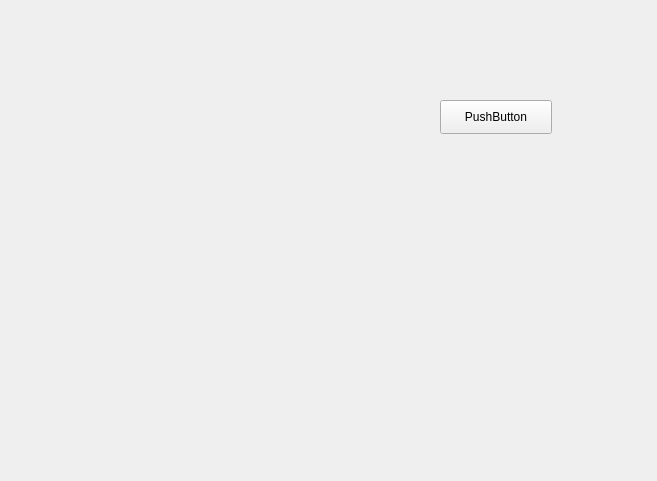
<?xml version="1.0" encoding="UTF-8"?>
<ui version="4.0">
 <class>Widget</class>
 <widget class="QWidget" name="Widget">
  <property name="geometry">
   <rect>
    <x>0</x>
    <y>0</y>
    <width>657</width>
    <height>481</height>
   </rect>
  </property>
  <property name="windowTitle">
   <string>Widget</string>
  </property>
  <widget class="QLabel" name="picLabel">
   <property name="geometry">
    <rect>
     <x>70</x>
     <y>30</y>
     <width>331</width>
     <height>401</height>
    </rect>
   </property>
   <property name="text">
    <string/>
   </property>
  </widget>
  <widget class="QPushButton" name="pushButton">
   <property name="geometry">
    <rect>
     <x>440</x>
     <y>100</y>
     <width>112</width>
     <height>34</height>
    </rect>
   </property>
   <property name="text">
    <string>PushButton</string>
   </property>
  </widget>
 </widget>
 <layoutdefault spacing="6" margin="11"/>
 <resources/>
 <connections/>
</ui>
